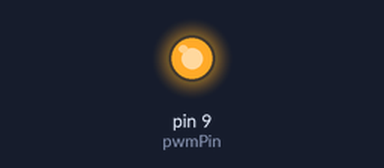
Bench run of a sketch on a simulated Arduino Uno, built with avr-gcc and run on an emulated ATmega328P. Shown: output pins drawn as LEDs (lit = HIGH).

Above: at 0.1 s.
Timing chart, 0 to 1.6 s (numbered marks = the images above):
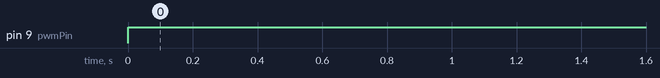

Measured:
- by itself, pin 9 (pwmPin): LOW → HIGH at 0.00 s

The sketch:

ByteDimmerTest.ino
```cpp
// Georgia and Basir
// Dimmer Test Code 1 (Byte Dimmer Test)
/*This was the first code that Mr. Diroff found to test the dimmer. The attachInterrupt sections were commented out
to create a simple brightness-altering loop. The dimmer did not respond to this test code. */

const byte zcPin = 2;

const byte pwmPin = 9;


byte fade = 1;

byte state = 1;

byte tarBrightness = 255;

byte curBrightness = 0;

byte zcState = 0; // 0 = ready; 1 = processing;

void setup() {

  Serial.begin(115200);

  pinMode(zcPin, INPUT_PULLUP);

  pinMode(pwmPin, OUTPUT);

  //attachInterrupt(zcPin, zcDetectISR, RISING);    // Attach an Interupt to Pin 2 (interupt 0) for Zero Cross Detection

  //hw_timer_init(NMI_SOURCE, 0);

 // hw_timer_set_func(dimTimerISR);

}


void loop() {


    if (fade == 1) {

      if (curBrightness > tarBrightness || (state == 0 && curBrightness > 0)) {

        --curBrightness;

      }

      else if (curBrightness < tarBrightness && state == 1 && curBrightness < 255) {

        ++curBrightness;

      }

    }

    else {

      if (state == 1) {

        curBrightness = tarBrightness;

      }

      else {

        curBrightness = 0;

      }

    }


    if (curBrightness == 0) {

      state = 0;

      digitalWrite(pwmPin, 0);

    }

    else if (curBrightness == 255) {

      state = 1;

      digitalWrite(pwmPin, 1);

    }

    else {

      digitalWrite(pwmPin, 1);

    }


    zcState = 0;

}


void zcDetectISR() {

  if (zcState == 0) {

    zcState = 1;


    if (curBrightness < 255 && curBrightness > 0) {

      digitalWrite(pwmPin, 0);


      int dimDelay = 30 * (255 - curBrightness) + 400;//400

     // hw_timer_arm(dimDelay);

    }

  }

}
```
